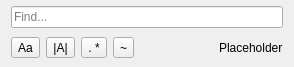
<?xml version="1.0" encoding="UTF-8"?>
<ui version="4.0">
 <class>QuickFindWidget</class>
 <widget class="QFrame" name="QuickFindWidget">
  <property name="geometry">
   <rect>
    <x>0</x>
    <y>0</y>
    <width>294</width>
    <height>67</height>
   </rect>
  </property>
  <property name="focusPolicy">
   <enum>Qt::ClickFocus</enum>
  </property>
  <property name="windowTitle">
   <string>Frame</string>
  </property>
  <property name="autoFillBackground">
   <bool>true</bool>
  </property>
  <layout class="QVBoxLayout" name="verticalLayout">
   <property name="topMargin">
    <number>6</number>
   </property>
   <property name="bottomMargin">
    <number>6</number>
   </property>
   <item>
    <widget class="QLineEdit" name="lineEdit">
     <property name="placeholderText">
      <string>Find...</string>
     </property>
     <property name="clearButtonEnabled">
      <bool>true</bool>
     </property>
    </widget>
   </item>
   <item>
    <layout class="QHBoxLayout" name="horizontalLayout">
     <item>
      <widget class="QToolButton" name="buttonMatchCase">
       <property name="toolTip">
        <string>Match case</string>
       </property>
       <property name="text">
        <string>Aa</string>
       </property>
       <property name="checkable">
        <bool>true</bool>
       </property>
      </widget>
     </item>
     <item>
      <widget class="QToolButton" name="buttonWholeWord">
       <property name="toolTip">
        <string>Match whole word</string>
       </property>
       <property name="text">
        <string>|A|</string>
       </property>
       <property name="checkable">
        <bool>true</bool>
       </property>
      </widget>
     </item>
     <item>
      <widget class="QToolButton" name="buttonRegexp">
       <property name="toolTip">
        <string>Use regular expression</string>
       </property>
       <property name="text">
        <string>. *</string>
       </property>
       <property name="shortcut">
        <string notr="true">Alt+E</string>
       </property>
       <property name="checkable">
        <bool>true</bool>
       </property>
      </widget>
     </item>
     <item>
      <widget class="QToolButton" name="buttonFuzzy">
       <property name="toolTip">
        <string>Fuzzy Subsequence Matching</string>
       </property>
       <property name="text">
        <string>~</string>
       </property>
       <property name="checkable">
        <bool>true</bool>
       </property>
      </widget>
     </item>
     <item>
      <spacer name="horizontalSpacer">
       <property name="orientation">
        <enum>Qt::Horizontal</enum>
       </property>
       <property name="sizeHint" stdset="0">
        <size>
         <width>40</width>
         <height>20</height>
        </size>
       </property>
      </spacer>
     </item>
     <item>
      <widget class="QLabel" name="lblInfo">
       <property name="frameShape">
        <enum>QFrame::NoFrame</enum>
       </property>
       <property name="text">
        <string notr="true">Placeholder</string>
       </property>
       <property name="textFormat">
        <enum>Qt::PlainText</enum>
       </property>
       <property name="textInteractionFlags">
        <set>Qt::NoTextInteraction</set>
       </property>
      </widget>
     </item>
    </layout>
   </item>
  </layout>
 </widget>
 <resources/>
 <connections/>
</ui>
